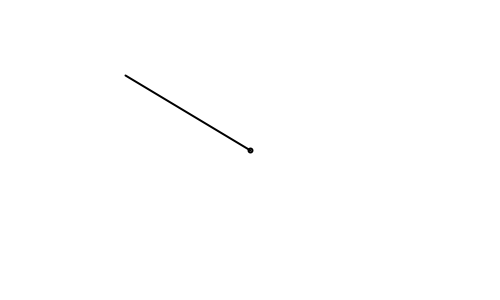
Frame 1 (no input)
Frame 60 (the mouse pressed at the canvas centre just before this capture): identical to frame 1, image omitted
Frame 120 (the mouse held since frame 60 and released just before this capture): blank canvas, image omitted

The Processing sketch that drew this single still picture (run headless with seeded random() and noise(); from frame 60 on, the mouse is pressed at the canvas centre):

// Processing sketch: chapter_1_3_Vector_Math_Vector_Multiplication
// ── chapter_1_3_Vector_Math_Vector_Multiplication.pde

void setup(){
  size(500, 300);
}

void draw(){
  background(255);
  strokeWeight(2);
  stroke(0);
  noFill();
  
  translate(width/2, height/2);
  ellipse(0 ,0 , 4, 4);
  
  PVector mouse = new PVector(mouseX, mouseY);
  PVector center = new PVector(width/2, height/2);
  
  mouse.sub(center);
  mouse.mult(0.5); // scale by 0.5 or reduce half the size
  
  line(0,0, mouse.x, mouse.y);
}
